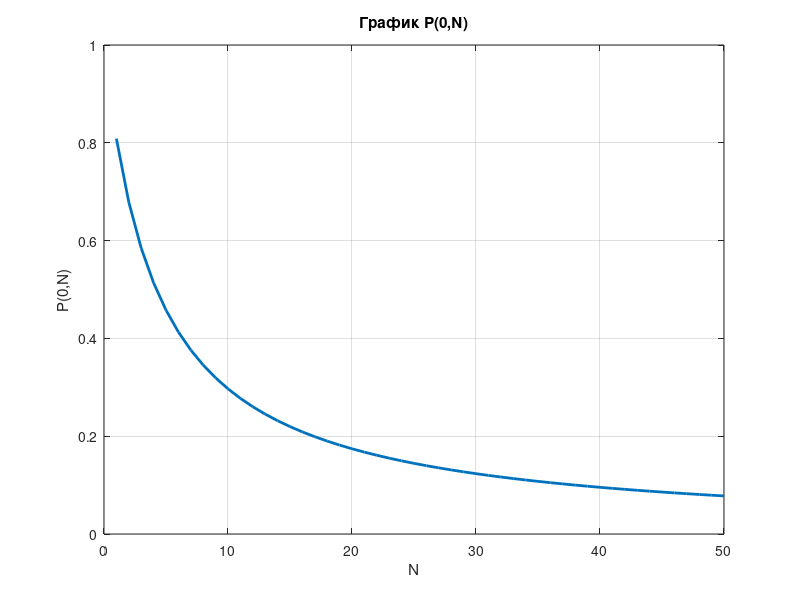
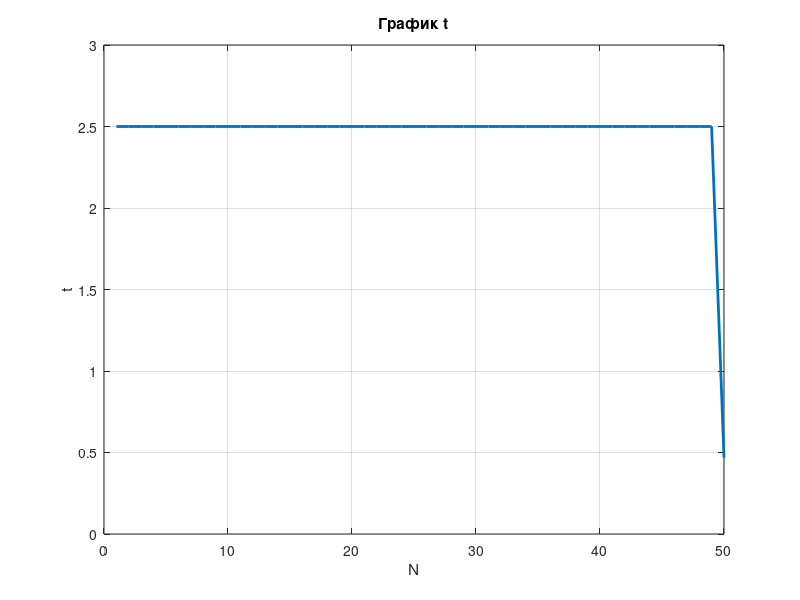
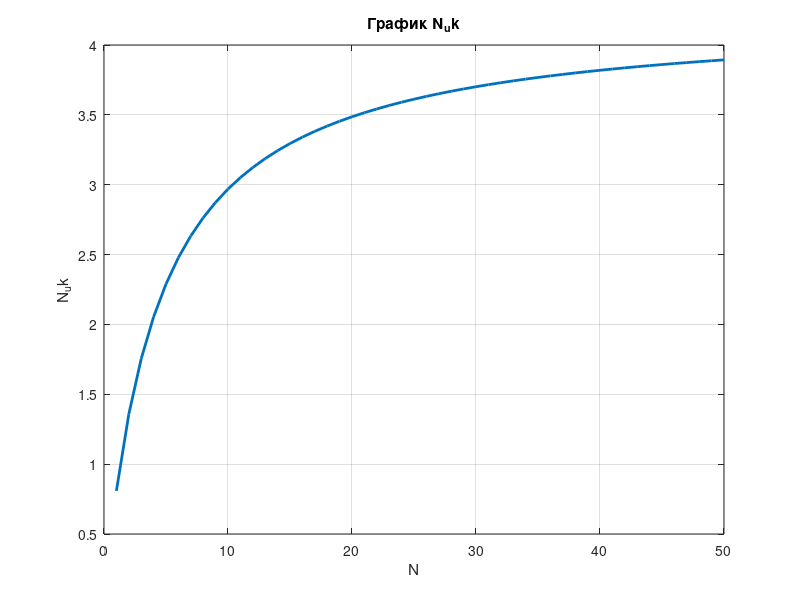
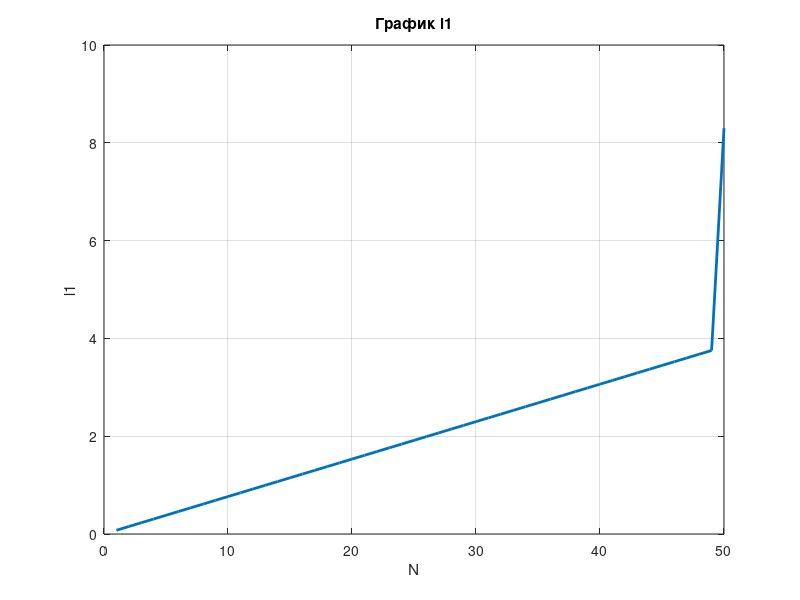

Write the MATLAB code that produced these figures, in order.
max_bs = 50;
n1 = zeros(1,max_bs);
l1 = zeros(1,max_bs);
N_uk = zeros(1,max_bs);
t = zeros(1,max_bs);
P_0_N_N = zeros(1,max_bs);
for N = 1:max_bs
    nodes = 30;
    P = zeros(N+1, N+1); % создание матрицы из нулей
    P(0+1,0+1) = 1; %P(0,0)
    l0 = 9;
    mu_pam = l0;
    mu_per = 0.8; %интенсивность передачи пакетов по каналу
    mu_pr = 15;% интенсивность обработки пакета в процессоре
    L=9; %Число каналов по условию задачи
    mu = zeros(1,nodes);
    TO = 2/mu_per; %среднее время тайм оут
    L_TO = 1/TO; % интенсивность
    
    TU = 0.1 / mu_per; % время успешной доставки квитанции
    L_TU = 1/TU;% интенсивность 
    mu = [l0, mu_pr,mu_pam,mu_per,mu_per,mu_per,mu_per,mu_per,mu_per,mu_per,mu_per,mu_per,L_TU,L_TU,L_TU,L_TU,L_TU,L_TU,L_TU,L_TU,L_TU,L_TO,L_TO,L_TO,L_TO,L_TO,L_TO,L_TO,L_TO,L_TO, ];
    m = [1,N,1,1,1,1,1,1,1,1,1,1,N,N,N,N,N,N,N,N,N,N,N,N,N,N,N,N,N,N]; %число каналов
    %расчет w
    P_k = (1/L) * ones(1, L);
    F = 0.1 * ones(1, L);
    w_l = zeros(1, L);
    w_m = zeros(1, L);
    w_r = zeros(1, L);
    w_k0 = 1;
    w_l0 = 1;
    w_m0 = 1;
    
    
    
    for i = 1:L 
         w_l(i) = P_k(i) / (1-F(i));
         w_m(i) = P_k(i);
         w_r(i) = F(i) * P_k(i) / (1-F(i));
    end
    
    w = zeros(1,nodes);
    
    w = [w_k0,w_l0,w_m0, w_l, w_m, w_r];
    w_sum = sum(w);
    
    P_0_N = zeros(1,nodes);
     %расчет по шагам
    for i = 1:nodes
        mu_i = zeros(1,N);
        
        %расчет mu
        for n = 1:N
            if n < m(i)
                 mu_i(n) = n * mu(i);
            else
                
                 mu_i(n) = m(i) * mu(i); 
            end
        end
       
        t=zeros(1,N);
        l1 = zeros(1,N);
        for r = 1:N
            %шаг 1
           
        
            for n = 1:r
                   t(r) = t(r) + n/mu_i(n) * P(n-1+1, r-1+1);
            end
        
            %шаг 2
            l1(r)= r / (w_sum * t(r) / w(1));
            %шаг 3 
            sum_P = 0;
            for n = 1:r
             %неизвестно какое w писать 
               P(n+1, r+1) = w(i) * l1(r) * P(n-1+1, r-1+1)/(w(1) * mu_i(n));
               sum_P = sum_P + P(n+1,r+1);
            end
            P(0+1,r+1) = 1-sum_P;
        
        end
        P_0_N(i) = P(0+1,N+1);
    end
    %disp(P_0_N); % Вывод результата
    P_0_N_N(N) = P_0_N(1);
    n1(N) = N * (1-P_0_N(1));
    l1(N) = l0*(1-P_0_N(1));
    N_uk(N) = N-n1(N);
    t(N) = N_uk(N) / (l0 * (1-P_0_N(1)));
end

N = 1:max_bs; % Значения N от 1 до 50

% Построение первого графика в первом окне
figure; % Создание нового окна
plot(N,  P_0_N_N, 'LineWidth', 2);
xlabel('N');
ylabel('P(0,N)');
title('График P(0,N)');
grid on;

% Построение второго графика во втором окне
figure; % Создание нового окна
plot(N, t, 'LineWidth', 2);
xlabel('N');
ylabel('t');
title('График t');
grid on;

% Построение первого графика в первом окне
figure; % Создание нового окна
plot(N, N_uk, 'LineWidth', 2);
xlabel('N');
ylabel('N_uk');
title('График N_uk');
grid on;

% Построение второго графика во втором окне
figure; % Создание нового окна
plot(N, l1, 'LineWidth', 2);
xlabel('N');
ylabel('l1');
title('График l1');
grid on;